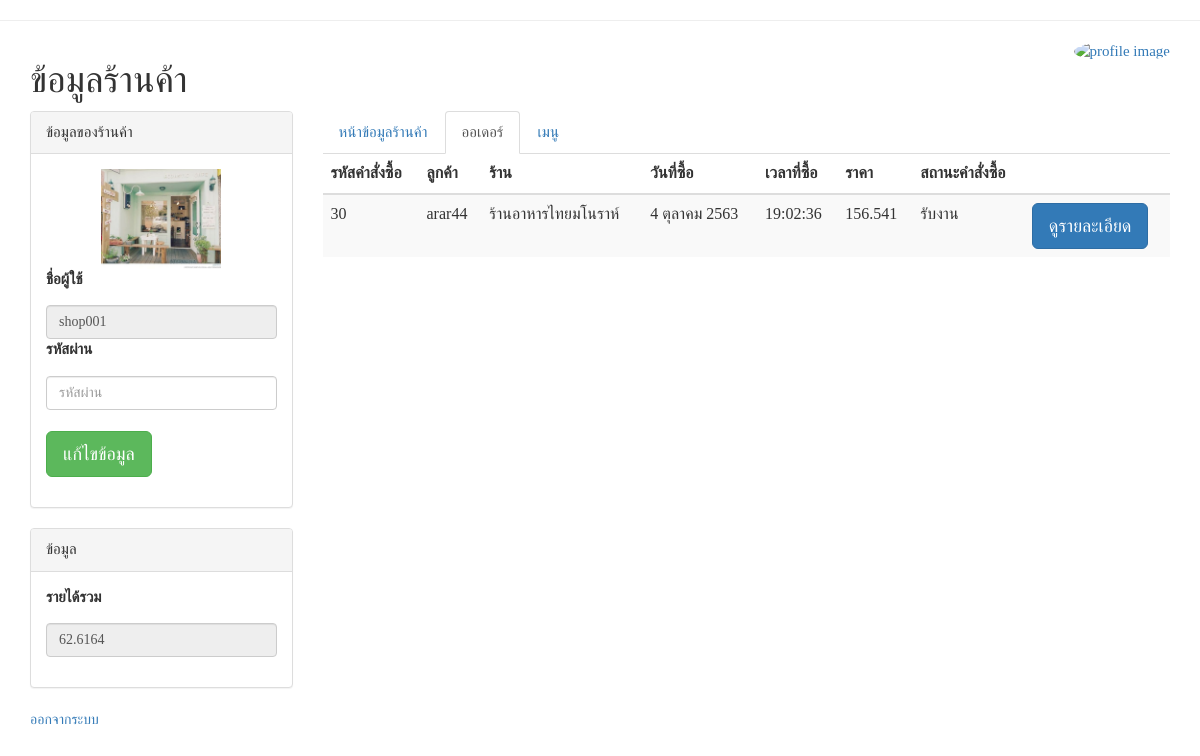
The page /Grab_present/Shop/Home.php (signed in) on the database its author committed.
### tables this page shows
CREATE TABLE `shop` (
  `shop_username` varchar(20) NOT NULL,
  `shop_password` varchar(20) NOT NULL,
  `shop_name` varchar(150) NOT NULL,
  `shop_address` varchar(500) NOT NULL,
  `shop_tel` varchar(10) NOT NULL,
  `shop_work_status` bit(1) NOT NULL,
  `shop_earn_acc_no` varchar(13) NOT NULL,
  `shop_earn_price` float NOT NULL,
  `shop_business_time_day` varchar(70) NOT NULL,
  `shop_business_time_open_time` time NOT NULL,
  `shop_business_time_close_time` time NOT NULL,
  `shop_share` float NOT NULL DEFAULT 0.4,
  `FilesName` varchar(100) NOT NULL
);

CREATE TABLE `orders` (
  `id_orders` int(11) NOT NULL,
  `Cus_username` varchar(20) NOT NULL,
  `driver_username` varchar(20) DEFAULT NULL,
  `orders_vat` float NOT NULL,
  `orders_pay_type` bit(1) DEFAULT NULL,
  `id_orders_status` int(11) NOT NULL,
  `orders_total_price` float NOT NULL,
  `orders_date_start_send` datetime NOT NULL,
  `orders_date_end_send` datetime NOT NULL
);

CREATE TABLE `orders_status` (
  `id_orders_status` int(11) NOT NULL,
  `orders_status_name` varchar(100) NOT NULL
);

### Grab_present/Shop/Home.php (the view, shortened to what this page needs)
<?php
require('../connect.php');
$shop_username = $_SESSION["shop_username"];
  $sql = "
  SELECT *
FROM `shop`
 WHERE shop_username = '$shop_username' ;
    ";
  $objQuery = mysqli_query($conn, $sql) or die("Error Query [" . $sql . "]");
  $objResult = mysqli_fetch_array($objQuery);
    $meSql = "SELECT orders.id_orders,orders.id_orders_status,orders.Cus_username,orders.orders_total_price,orders.orders_date_start_send,
    orders_detail.id_food,orders_detail.orders_detail_item,food.food_name,food.food_size,food.food_cash,
food.shop_username,shop.shop_username,shop.shop_name,shop.shop_address,shop.shop_tel,shop.shop_business_time_day,shop.shop_business_time_open_time,shop.shop_business_time_close_time,customer.Cus_address,customer.Cus_tel,orders_status.orders_status_name
    FROM `orders` JOIN orders_detail
    ON orders.id_orders = orders_detail.id_orders
    JOIN food
    ON orders_detail.id_food = food.id_food
    JOIN shop
    ON food.shop_username = shop.shop_username
    JOIN customer
    ON orders.Cus_username = customer.Cus_username
   JOIN orders_status
   ON orders.id_orders_status = orders_status.id_orders_status
   WHERE shop.shop_username='$shop_username' AND orders.id_orders_status=2
    ";
    $p1 = "";
    $p2 = "";
    if(isset($_GET["state"])){
        $state = $_GET["state"];
        $p2="active";
        if(strcmp("$state","2")==0){
            $head2 = "active";
        }
        else if(strcmp("$state","1")==0){
            $head1 = "active";
        }
        else if(strcmp("$state","3")==0){
            $head2 = "active";
            $p2_edit = "active";
        }
    }
    else{
        $p1 = "active";
    }
    $meSql.="GROUP BY orders.id_orders";
    $objQuery1 = mysqli_query($conn, $meSql);
?>
<?php
$pass=True;
if(!isset($_GET["show"])){
    $pass= false;
}
?>
<head>
  <link rel="stylesheet" href="https://maxcdn.bootstrapcdn.com/bootstrap/3.3.7/css/bootstrap.min.css">
</head>
<hr>
<div class="container bootstrap snippet">
    <div class="row font1">
  		<div class="col-sm-10"><h1>ข้อมูลร้านค้า</h1></div>
    	<div class="col-sm-2"><a href="/users" class="pull-right"><img title="profile image" class="img-circle img-responsive" src="https://www.grab.com/th/wp-content/uploads/sites/10/2018/04/Grab-logo-social.png"></a></div>
    </div>
    <div class="row">
  		<div class="col-sm-3">
        <div class="panel panel-default font1">
            <div class="panel-heading">ข้อมูลของร้านค้า <i class="fa fa-link fa-1x"></i></div>
            <form action="check_pass_shop.php" method="post">
            <div class="panel-body form-group">
            <div class="col-xs" style="text-align: center;">
                <img src="myfile/<?php echo $objResult['FilesName'];?>" width="120px" height="100px" border="0"><br>
            </div>
<div class="col-xs">
    <label for="shop_username"><p>ชื่อผู้ใช้</p></label>
    <input type="text" class="form-control" name="shop_username" disabled id="shop_username" placeholder="ชื่อผู้ใช้" value="<?=$objResult["shop_username"]?>">
</div>
<div class="col-xs">
  <label for="shop_password"><p> รหัสผ่าน</p></label>
    <input type="password" class="form-control" name="shop_password" id="shop_password" placeholder="รหัสผ่าน"
    <?php
        if($pass){
            echo 'value="'.$objResult["shop_password"].'" disabled';
        }
    ?>><br>
</div>
<div class="col-xs">
    <input type="submit" class="btn btn-lg btn-success" name="submit" value="แก้ไขข้อมูล" id="shop_password" placeholder="รหัสผ่าน">
</div>
</div>
            </form>
          </div>
          <div class="panel panel-default font1">
            <div class="panel-heading">ข้อมูล<i class="fa fa-link fa-1x"></i></div>
            <div class="panel-body form-group">
                <div class="col-xs">
                  <label for="shop_earn_price"><p> รายได้รวม</p></label>
                    <input type="text" disabled class="form-control" name="shop_earn_price" id="shop_earn_price" placeholder="รายได้รวม" value="<?php echo $objResult["shop_earn_price"];?>">
                </div>
            </div>
          </div>
          <a href="../website/logout.php">ออกจากระบบ</a>
        </div>
    	<div class="col-sm-9 font1">
            <ul class="nav nav-tabs">
                <li class=""><a data-toggle="tab" href="#home">หน้าข้อมูลร้านค้า</a></li>
                <li class="<?=$p1?>"><a data-toggle="tab" href="#messages">ออเดอร์</a></li>
                <li class="<?=$p2?>"><a data-toggle="tab" href="#menu">เมนู</a></li>
              </ul>
            <div class="tab-content font1">
             <div class='tab-pane <?=$p1?>' id="messages">
             <table class="table table-striped">
                <thead>
                    <tr>
                        <th>รหัสคำสั่งซื้อ</th>
                        <th>ลูกค้า</th>
                        <th>ร้าน</th>
                        <th>วันที่ซื้อ</th>
                        <th>เวลาที่ซื้อ</th>
                        <th>ราคา</th>
                        <th>สถานะคำสั่งซื้อ</th>
                        <th>&nbsp;</th>
                    </tr>
                </thead>
                <tbody>
                    <?php
                    $monthNamesThai = array("มกราคม","กุมภาพันธ์","มีนาคม","เมษายน","พฤษภาคม","มิถุนายน","กรกฎาคม","สิงหาคม","กันยายน","ตุลาคม","พฤษจิกายน","ธันวาคม");
                    while ($meResult = mysqli_fetch_array($objQuery1))
                    {
                        $splitTimeStamp = explode(" ",$meResult["orders_date_start_send"]);
                        $date_a = $splitTimeStamp[0];
                        $time_a = $splitTimeStamp[1];
                        $date = explode("-",$date_a);
                        ?>
                        <tr>
                            <td><?php echo $meResult['id_orders']; ?></td>
                            <td><?php echo $meResult['Cus_username']; ?></td>
                            <td><?php echo $meResult['shop_name']; ?></td>
                            <td><?php echo intval($date[2])." ".$monthNamesThai[$date[1]-1]." ".($date[0]+543); ?></td>
                            <td><?php echo $time_a; ?></td>
                            <td><?php echo $meResult['orders_total_price']; ?></td>
                            <td><?php echo $meResult['orders_status_name']; ?></td>
                            <td>
                                <a class="btn btn-primary btn-lg" href="orders_detail_shop.php?id=<?php echo $meResult["id_orders"];?>" role="button" target="_blank">
                                    ดูรายละเอียด</a>
                            </td>
                        </tr>
                        <?php
                    }
                    ?>
                </tbody>
            </table>
             </div>
              </div>
          </div>
        </div>
    </div>

### Grab_present/Shop/Home.php (style rules this page uses)
.font1 { font-family: title; font-size: 15px; }

### rows shown on the page
shop: FilesName (picture), shop_username "shop001", shop_earn_price "62.6164"
orders: id_orders "30", Cus_username "arar44", shop.shop_name "ร้านอาหารไทยมโนราห์", orders_date_start_send "4", orders_date_start_send "ตุลาคม", $date[0]+543 "2563", orders_date_start_send "19:02:36", orders_total_price "156.541", id_orders_status.orders_status_name "รับงาน"
